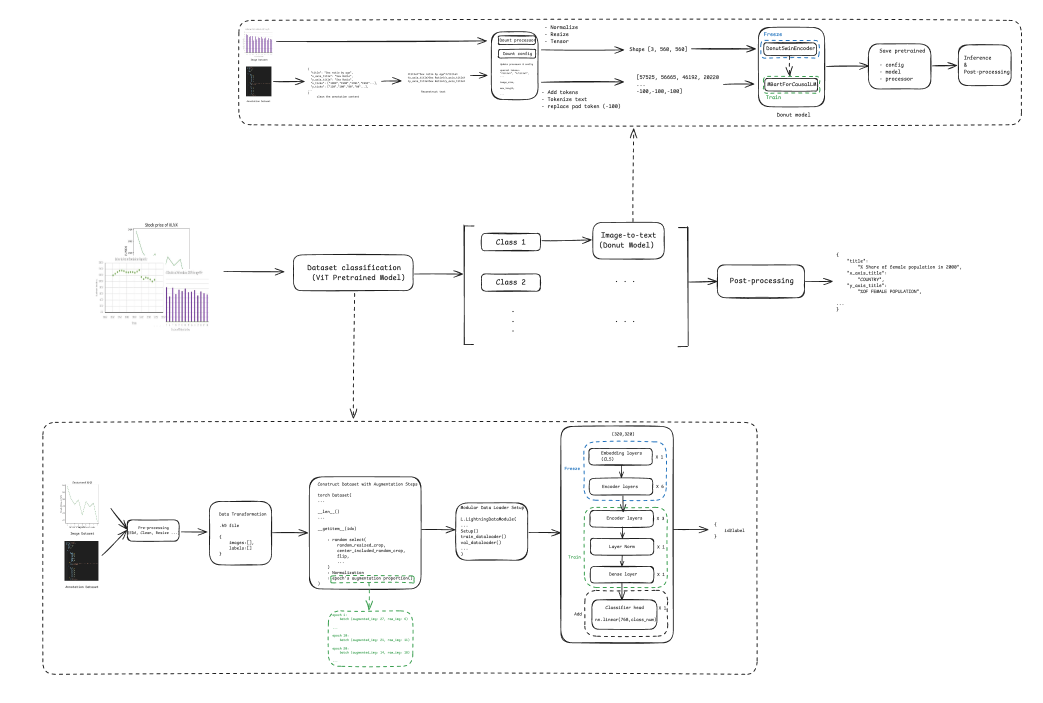
#> input picture Image-to-text/images/workflow.png, 2086 x 1406 px (shown at 1/2 size); its folder holds only this picture in this run
$ jupyter execute --allow-errors Pre-3.1-ImageResize.ipynb
#> lines starting #> are read from the running program, lines starting #| are printed output that depends on the picture
### Image-to-text/src/common/config.py
from types import SimpleNamespace

cfg = SimpleNamespace(**{})

# re-sized image's size
cfg.image_height = 640
cfg.image_width = 640

# label mapping (encoder)
for key, value in {
    "dot": 0,
    "scatter": 1,
    "horizontal_bar": 2,
    "line": 3,
    "vertical_bar": 4,
}.items():
    setattr(cfg, key, value)

# decoder
# print(cfg.__dict__["0"])
for key, value in {
    "0": "dot",
    "1": "scatter",
    "2": "horizontal_bar",
    "3": "line",
    "4": "vertical_bar",
}.items():
    setattr(cfg, key, value)


# Image recognation (ViT)
# Dataset parameters
cfg.vit_image_cls_height = 320
cfg.vit_image_cls_width = 320
cfg.vit_num_workers = 4
# Total dataset size multiplier
cfg.vit_ds_multiplier = 2.0
# DataModule parameters
cfg.vit_initial_augment_prob = 0.8
cfg.vit_final_augment_prob = 0.3
# pretrained model local path
cfg.vit_local_config_path = "./pretrained_models/vit-base-patch16-224-in21k"
# trainer parameters
cfg.vit_num_epochs = 50
cfg.vit_batch_size = 32


# Object detection (YOLO11)
for key, value in {
    "plot": 0,
    "chart_title": 1,
    "axis_title": 2,
    "tick_label": 3,
    "marker": 4,
    "visual_element":5
}.items():
    setattr(cfg, key, value)
#> further down, image is the input picture: shape (1406, 2086, 3); mean B, G, R 250.2, 250.2, 250.1
#> `resized_img = cv2.resize(image, target_size, interpolation=cv2.INTER_A..`:
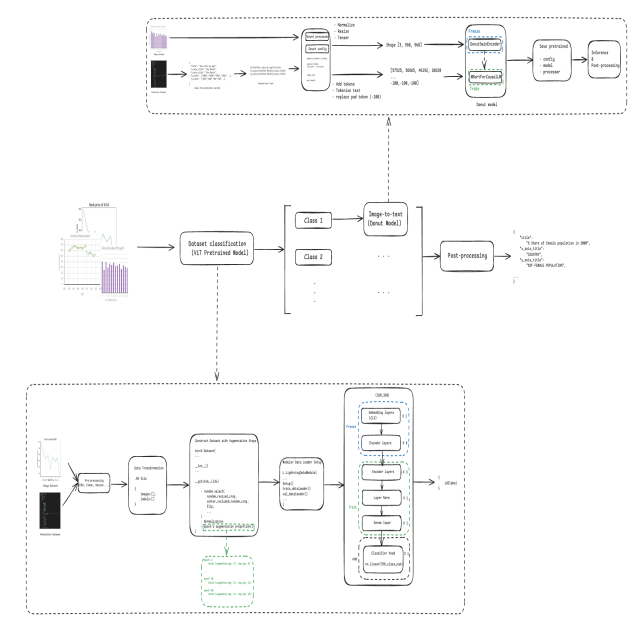
#> resized_img: shape (640, 640, 3); mean B, G, R 250.2, 250.2, 250.1

### Image-to-text/src/preprocess/Pre-3.1-ImageResize.ipynb
[cell 1]
import glob
import pandas as pd
import numpy as np
import cv2
from PIL import Image
import sys
import json
import os
from pathlib import Path
import matplotlib.pyplot as plt
import logging
from logging.handlers import RotatingFileHandler
sys.path.append("../../../../donut/src/test/")
from common.config import cfg

[cell 2]
target_size=(cfg.image_width,cfg.image_height)
resized_image_save_path = Path("../../../data/image_resize/images")
scaling_annotation_save_path = Path("../../../data/image_resize/annotations")

target_size

[cell 3]
log_file = "./logs/ImageResize.log"
logging.basicConfig(
    handlers=[RotatingFileHandler(log_file, maxBytes=10 * 1024 * 1024, backupCount=3)],
    level=logging.INFO,
    format="%(asctime)s - %(levelname)s - %(message)s",
)

[cell 4]
# list all image paths
image_dir = "../../../data/raw/train/images/"
image_files = glob.glob(image_dir + "*")
print(len(image_files))
print(image_files[:5])

[cell 5]
# list all annotation files paths

annotations_dir="../../../data/raw/train/annotations/"
annotations_files=glob.glob(annotations_dir+"*")
print(len(annotations_files))
print(annotations_files[:5])

[cell 6]
# drop unclean data from the list

# the bad list from ImageClean
bad_list = [
    "../../../data/raw/train/images/872d1be39bae.jpg",
    "../../../data/raw/train/images/3ef41bbc82c3.jpg",
    "../../../data/raw/train/images/73cfbba65962.jpg",
]

set_bad = set(bad_list)
image_files_filtered = [item for item in image_files if item not in set_bad]

print(len(image_files_filtered))

image_files=image_files_filtered

[cell 7]
# define the annotation scaling method


# [100 lines left out: function annotation_resize, not called in this run]

[cell 8]
# mark the image paths which finish the resizing successfully
resize_complete_pth=[]

#> (the rest of this cell did not finish here and is left out)
